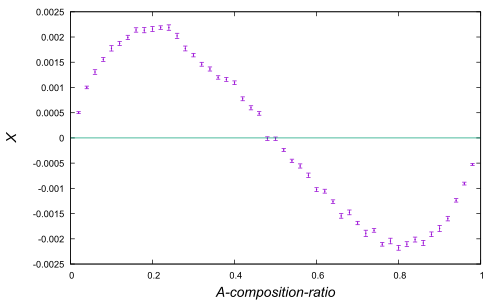

Source code (gnuplot):
set term pdf
set out 'L100T1.0.pdf'
set xlabel '{/Arial-Italic A-composition-ratio}'
set ylabel '{/Arial-Italic X}'
set xlabel font 'Arial,15'
set ylabel font 'Arial,15'
set xrange [0.0:1.0]
set tics font 'Arial,10'
set nokey
plot 'L100T1.0.dat' with yerrorbars pt 0, 0.0
